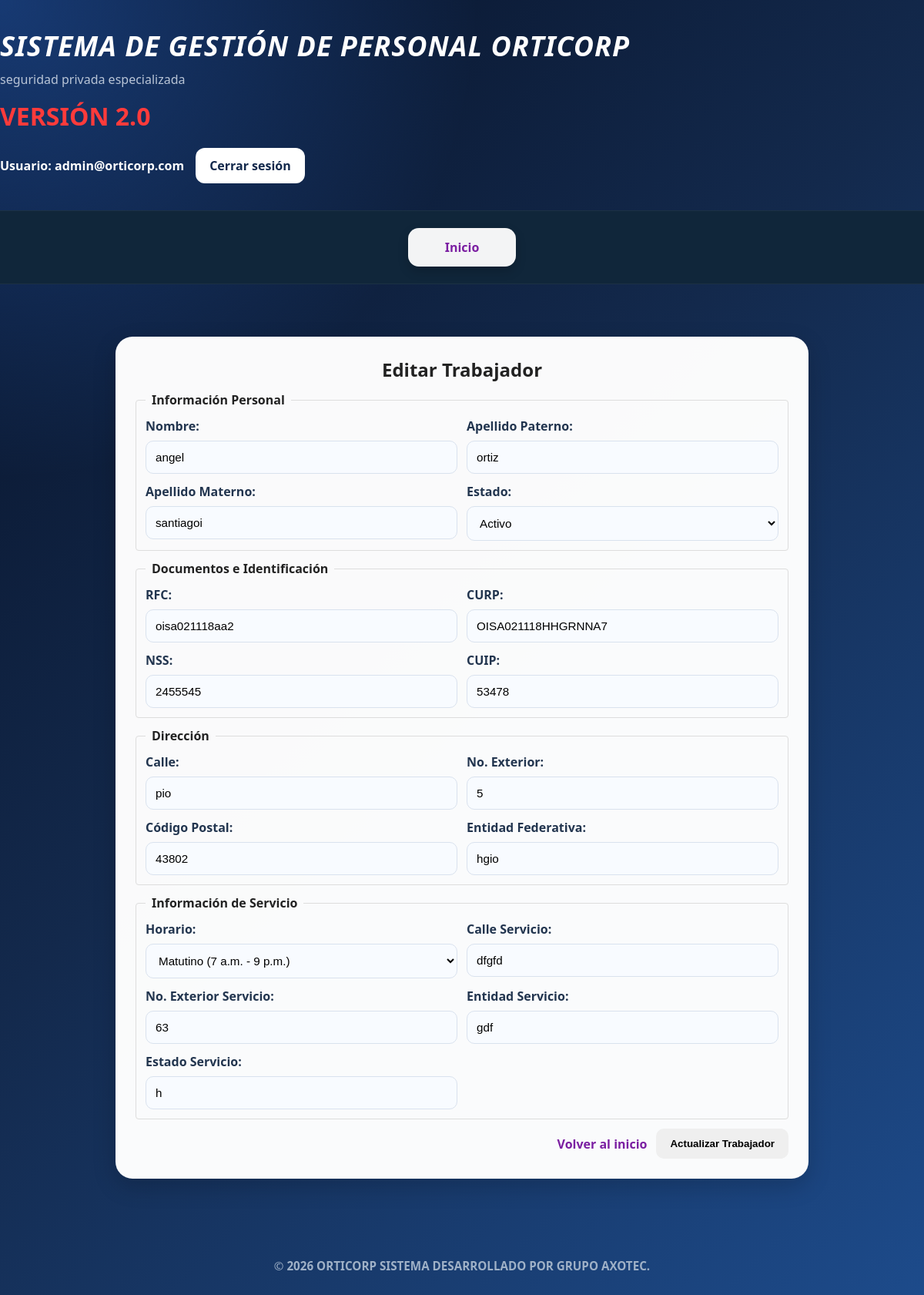
Page /trabajador/editar/1/ (signed in) on the committed database.
### polls/models.py (models this page shows, shortened)
class CustomUser(AbstractUser):
    ROLES = (
        ('ADMIN', 'Administrador'),
        ('HR', 'Recursos Humanos'),
        ('VIEW', 'Vista'),
    )
    username = None
    email = models.EmailField(unique=True)
    role = models.CharField(max_length=10, choices=ROLES, default='VIEW')
    USERNAME_FIELD = 'email'
    REQUIRED_FIELDS = []
    objects = CustomUserManager()

class Trabajador(models.Model):
	nombre = models.CharField(max_length=128)
	apellido = models.CharField(max_length=128, blank=True, null=True)
	apellido_materno = models.CharField(max_length=128, blank=True, null=True)
	rfc = models.CharField(max_length=64, blank=True, null=True)
	no_exterior = models.CharField(max_length=64, blank=True, null=True)
	curp_text = models.CharField(max_length=128, blank=True, null=True)
	codigo_postal = models.CharField(max_length=16, blank=True, null=True)
	cuip_text = models.CharField(max_length=128, blank=True, null=True)
	entidad_federativa = models.CharField(max_length=128, blank=True, null=True)
	nss_text = models.CharField(max_length=128, blank=True, null=True)
	calle = models.CharField(max_length=256, blank=True, null=True)
	horario = models.ForeignKey(Horarios, on_delete=models.SET_NULL, blank=True, null=True, related_name="trabajadores")
	calle_servicio = models.CharField(max_length=256, blank=True, null=True)
	no_exterior_servicio = models.CharField(max_length=64, blank=True, null=True)
	entidad_servicio = models.CharField(max_length=128, blank=True, null=True)
	estado_servicio = models.CharField(max_length=64, blank=True, null=True)
	fecha_ingreso = models.DateTimeField(default=timezone.now)
	estado = models.CharField(max_length=64, default="Activo", blank=True, null=True)

class Horarios(models.Model):
	TURNOS = (
		('MATUTINO', 'Matutino'),
		('VESPERTINO', 'Vespertino'),
		('NOCTURNO', 'Nocturno'),
	)
	nombre_turno = models.CharField(max_length=20, choices=TURNOS, blank=True, null=True)
	hora_entrada = models.TimeField(blank=True, null=True)
	hora_salida = models.TimeField(blank=True, null=True)
	class Meta:
		unique_together = ('nombre_turno',)
		ordering = ['nombre_turno']

### polls/views/views.py (the view, shortened to what this page needs)
# urls.py: path('trabajador/editar/<int:trabajador_id>/', views.editar_trabajador, name='editar_trabajador'),
@user_passes_test(is_hr_or_admin)
def editar_trabajador(request, trabajador_id):
    try:
        trabajador = Trabajador.objects.get(id=trabajador_id)
    except Trabajador.DoesNotExist:
        messages.error(request, 'Trabajador no encontrado.')
        return redirect('inicio')
    horarios = Horarios.objects.all().order_by('nombre_turno')
    context = {
        'trabajador': trabajador,
        'horarios': horarios
    }
    return render(request, 'polls/editar_trabajador.html', context)

### polls/views/views.py (called while the page is built)
def is_hr_or_admin(user):
    return user.role in ['HR', 'ADMIN']

### polls/templates/polls/editar_trabajador.html (shortened to what this page needs)
{% extends 'polls/base.html' %}
{% block content %}
<div class="card" style="max-width:900px;margin:28px auto;">
  <h2 style="text-align:center;margin-bottom:12px;">Editar Trabajador</h2>
  <form method="post">
    <fieldset style="border:1px solid #ddd;padding:12px;margin:12px 0;border-radius:4px;">
      <legend style="font-weight:bold;padding:0 8px;">Información Personal</legend>
      <div style="display:grid;grid-template-columns:1fr 1fr;gap:12px;">
        <div class="form-group"><label for="nombre">Nombre:</label><input type="text" id="nombre" name="nombre" value="{{ trabajador.nombre }}" required></div>
        <div class="form-group"><label for="apellido">Apellido Paterno:</label><input type="text" id="apellido" name="apellido" value="{{ trabajador.apellido }}"></div>
        <div class="form-group"><label for="apellido_materno">Apellido Materno:</label><input type="text" id="apellido_materno" name="apellido_materno" value="{{ trabajador.apellido_materno }}"></div>
        <div class="form-group"><label for="estado">Estado:</label>
          <select id="estado" name="estado">
            <option value="Activo" {% if trabajador.estado == 'Activo' %}selected{% endif %}>Activo</option>
          </select>
        </div>
      </div>
    </fieldset>
    <fieldset style="border:1px solid #ddd;padding:12px;margin:12px 0;border-radius:4px;">
      <legend style="font-weight:bold;padding:0 8px;">Documentos e Identificación</legend>
      <div style="display:grid;grid-template-columns:1fr 1fr;gap:12px;">
        <div class="form-group"><label for="rfc">RFC:</label><input type="text" id="rfc" name="rfc" value="{{ trabajador.rfc }}"></div>
        <div class="form-group"><label for="curp_text">CURP:</label><input type="text" id="curp_text" name="curp_text" value="{{ trabajador.curp_text }}"></div>
        <div class="form-group"><label for="nss_text">NSS:</label><input type="text" id="nss_text" name="nss_text" value="{{ trabajador.nss_text }}"></div>
        <div class="form-group"><label for="cuip_text">CUIP:</label><input type="text" id="cuip_text" name="cuip_text" value="{{ trabajador.cuip_text }}"></div>
      </div>
    </fieldset>
    <fieldset style="border:1px solid #ddd;padding:12px;margin:12px 0;border-radius:4px;">
      <legend style="font-weight:bold;padding:0 8px;">Dirección</legend>
      <div style="display:grid;grid-template-columns:1fr 1fr;gap:12px;">
        <div class="form-group"><label for="calle">Calle:</label><input type="text" id="calle" name="calle" value="{{ trabajador.calle }}"></div>
        <div class="form-group"><label for="no_exterior">No. Exterior:</label><input type="text" id="no_exterior" name="no_exterior" value="{{ trabajador.no_exterior }}"></div>
        <div class="form-group"><label for="codigo_postal">Código Postal:</label><input type="text" id="codigo_postal" name="codigo_postal" value="{{ trabajador.codigo_postal }}"></div>
        <div class="form-group"><label for="entidad_federativa">Entidad Federativa:</label><input type="text" id="entidad_federativa" name="entidad_federativa" value="{{ trabajador.entidad_federativa }}"></div>
      </div>
    </fieldset>
    <fieldset style="border:1px solid #ddd;padding:12px;margin:12px 0;border-radius:4px;">
      <legend style="font-weight:bold;padding:0 8px;">Información de Servicio</legend>
      <div style="display:grid;grid-template-columns:1fr 1fr;gap:12px;">
        <div class="form-group"><label for="horario">Horario:</label>
          <select id="horario" name="horario" class="form-control">
            {% for horario in horarios %}
              <option value="{{ horario.id }}" {% if trabajador.horario.id == horario.id %}selected{% endif %}>{{ horario.get_nombre_turno_display }} ({{ horario.hora_entrada }} - {{ horario.hora_salida }})</option>
            {% endfor %}
          </select>
        </div>
        <div class="form-group"><label for="calle_servicio">Calle Servicio:</label><input type="text" id="calle_servicio" name="calle_servicio" value="{{ trabajador.calle_servicio }}"></div>
        <div class="form-group"><label for="no_exterior_servicio">No. Exterior Servicio:</label><input type="text" id="no_exterior_servicio" name="no_exterior_servicio" value="{{ trabajador.no_exterior_servicio }}"></div>
        <div class="form-group"><label for="entidad_servicio">Entidad Servicio:</label><input type="text" id="entidad_servicio" name="entidad_servicio" value="{{ trabajador.entidad_servicio }}"></div>
        <div class="form-group"><label for="estado_servicio">Estado Servicio:</label><input type="text" id="estado_servicio" name="estado_servicio" value="{{ trabajador.estado_servicio }}"></div>
      </div>
    </fieldset>
    <div style="display:flex;gap:12px;align-items:center;justify-content:flex-end;margin-top:12px;">
      <a class="link" href="{% url 'inicio' %}">Volver al inicio</a>
      <button class="btn" type="submit">Actualizar Trabajador</button>
    </div>
  </form>
</div>
{% endblock %}

### polls/templates/polls/base.html (shortened to what this page needs)
{% load static %}
<!DOCTYPE html>
<html lang="es">
<head>
    <link rel="stylesheet" href="{% static 'polls/css/theme.css' %}">
</head>
<body class="{% block body_class %}{% endblock %}">
    <header class="app-header">
        <div class="container header-inner">
            <div class="brand">
                <h1><em>SISTEMA DE GESTIÓN DE PERSONAL ORTICORP</em></h1>
                <p class="subtitle">
                    seguridad privada especializada
                </p>
                <h2 class="version">
                    VERSIÓN 2.0
                </h2>
            </div>
            <div class="user-area">
                {% if user.is_authenticated %}
                    <span class="user-label">
                        Usuario:
                        <strong>{{ user.get_username }}</strong>
                    </span>
                    <a class="logout-btn" href="{% url 'logout' %}">
                        Cerrar sesión
                    </a>
                {% else %}
                    <a class="logout-btn" href="{% url 'login' %}">
                        Iniciar sesión
                    </a>
                {% endif %}
            </div>
        </div>
        <nav class="app-nav">
            <div class="container nav-inner">
                <a class="nav-link" href="{% url 'inicio' %}">
                    Inicio
                </a>
            </div>
        </nav>
    </header>
    <main class="container main-content">
        {% block content %}{% endblock %}
    </main>
    <footer class="copight">
        &copy;
        <strong>
            2026 ORTICORP SISTEMA DESARROLLADO POR GRUPO AXOTEC.
        </strong>
    </footer>
</body>
</html>

### polls/static/polls/css/theme.css (style rules this page uses)
:root { --bg:#071428; --panel:#ffffff; --muted:#9fb1c7; --accent-purple:#7b1fa2; --accent-blue:#2b6ea3; --soft-blue:#eaf3ff; --success:#27ae60; --danger:#e74c3c; }
* { margin:0; padding:0; box-sizing:border-box; }
html { scroll-behavior:smooth; }
body { min-height:100vh; font-family:'Segoe UI', Arial, sans-serif; color:#ffffff; display:flex; flex-direction:column; background: radial-gradient(circle at top left, rgba(53,132,255,0.35), transparent 30%), linear-gradient( 135deg, #071228 0%, #13294c 45%, #1d4b8b 100%); }
.container { width:100%; max-width:1200px; margin:auto; padding:0 20px; }
.app-header { width:100%; }
.header-inner { display:flex; justify-content:space-between; align-items:center; gap:20px; flex-wrap:wrap; padding:35px 0; }
.brand h1 { font-size:clamp(1.5rem,3vw,2.5rem); color:#ffffff; letter-spacing:1px; }
.subtitle { margin-top:8px; color:#b8c4d6; font-size:1rem; }
.version { margin-top:15px; color:#ff3b3b; font-size:2rem; }
.user-area { display:flex; align-items:center; gap:15px; flex-wrap:wrap; }
.user-label { color:#ffffff; font-weight:600; }
.logout-btn { background:#ffffff; color:#13294c; text-decoration:none; padding:12px 18px; border-radius:12px; font-weight:700; transition:0.3s ease; }
.app-nav { width:100%; background:#10263a; border-top:1px solid rgba(255,255,255,0.05); border-bottom:1px solid rgba(255,255,255,0.05); }
.nav-inner { display:flex; justify-content:center; flex-wrap:wrap; gap:14px; padding:22px 0; }
.nav-link { min-width:140px; text-align:center; text-decoration:none; background:rgba(255,255,255,0.95); color:var(--accent-purple); font-weight:700; padding:14px 18px; border-radius:14px; transition:0.3s ease; box-shadow:0 6px 14px rgba(0,0,0,0.18); }
.main-content { width:100%; padding:40px 0; }
.card { background:rgba(255,255,255,0.98); border-radius:22px; padding:25px; box-shadow:0 10px 30px rgba(0,0,0,0.18); border:1px solid rgba(255,255,255,0.08); color:#222222; }
label { display:block; margin-bottom:8px; font-weight:700; color:#22354f; }
input[type="text"], input[type="email"], input[type="password"], input[type="date"], select, textarea { width:100%; padding:12px; border-radius:10px; border:1px solid #d9e2ee; background:#f8fbff; transition:0.3s ease; font-size:0.95rem; }
.btn { border:none; border-radius:10px; padding:12px 18px; font-weight:700; cursor:pointer; transition:0.3s ease; text-decoration:none; }
.link { color:var(--accent-purple); font-weight:600; text-decoration:none; }
.copight { margin-top:auto; text-align:center; padding:35px 20px; color:#9fb1c7; font-size:0.95rem; }

### rows in the picture
CustomUser: get_username "admin@orticorp.com"
Trabajador: nombre "angel", apellido "ortiz", apellido_materno "santiagoi", estado "Activo", rfc "oisa021118aa2", curp_text "OISA021118HHGRNNA7", nss_text "2455545", cuip_text "53478", calle "pio", no_exterior "5", codigo_postal "43802", entidad_federativa "hgio", horario "Matutino (7 a.m. - 9 p.m.)", calle_servicio "dfgfd", no_exterior_servicio "63", entidad_servicio "gdf", estado_servicio "h"
